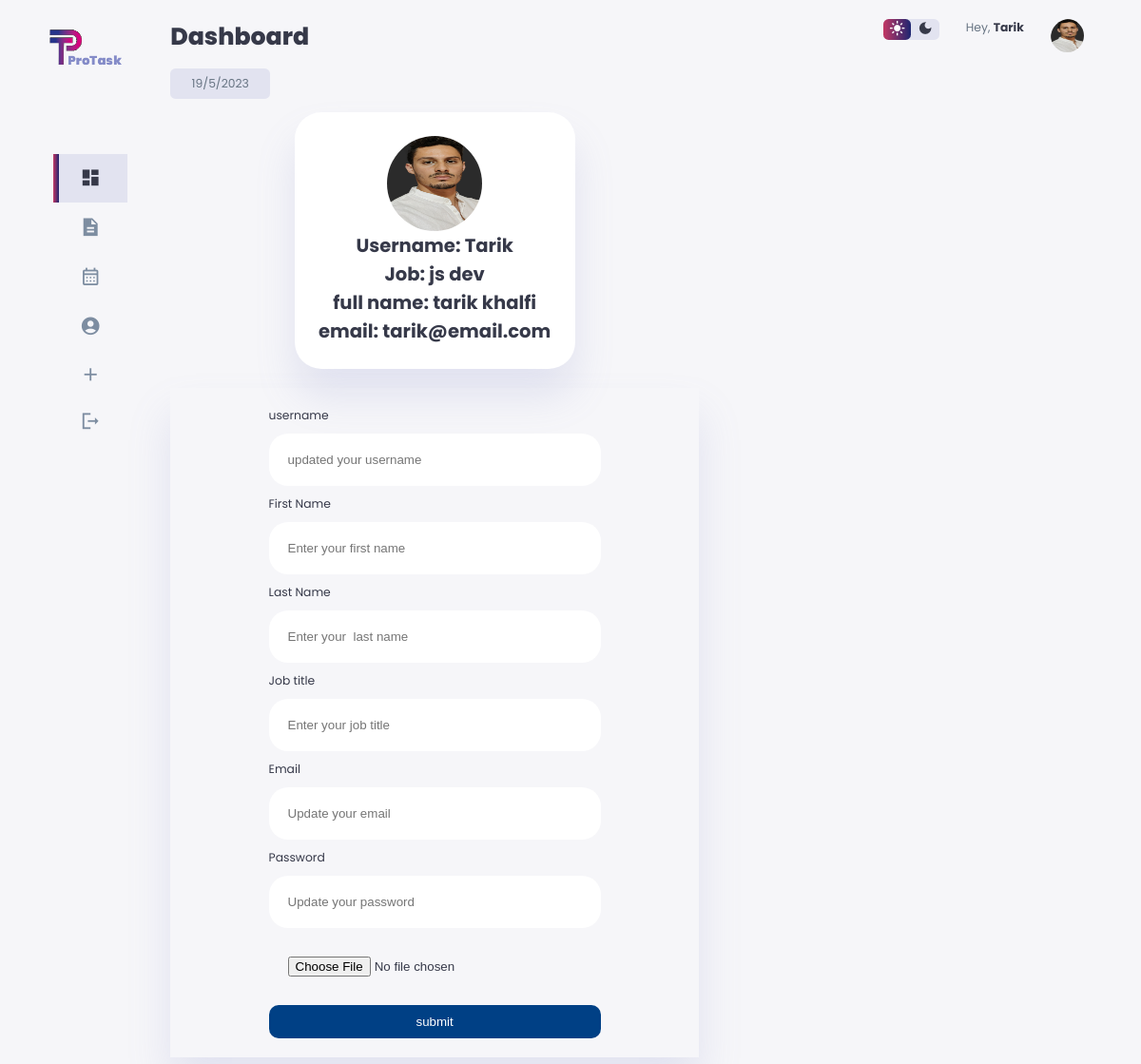
The app's page /profile/2 (signed in) with its own data.
### website/models.py (models this page shows, shortened)
class User(db.Model, UserMixin):
    id = db.Column(db.Integer(), primary_key=True)
    first_name = db.Column(db.String(20))
    last_name = db.Column(db.String(20))
    job = db.Column(db.String(20))
    username = db.Column(db.String(20), nullable=False, unique=True)
    email = db.Column(db.String(20), nullable=False, unique=True)
    password = db.Column(db.String(100), nullable=False)
    date_created = db.Column(db.DateTime(timezone=True), default=func.now())
    picture = db.Column(db.String())
    task = db.relationship('Task', backref='user', passive_deletes=True)
    comment = db.relationship('Comment', backref='user', passive_deletes=True)

### website/views.py (the view, shortened to what this page needs)
@views.route("/profile/<id>", methods=["POST", "GET"])
@login_required
def profile(id):
    profile = User.query.get_or_404(id)
    return render_template("profile.html", user=current_user, id=current_user.id)

### website/views.py
class SearchForm(FlaskForm):
    searched = StringField("Searched", validators=[DataRequired()])
    submit = SubmitField("Submit")

### website/views.py (called while the page is built)
@ views.context_processor
def base():
    form = SearchForm()
    return dict(form=form)

### website/templates/profile.html (shortened to what this page needs)
<!DOCTYPE html>
<html lang="en">
<head>
    <link rel="stylesheet" href="{{url_for('static',filename='Css/style.css')}}">
</head>
<body>
    <div class="container">
        <aside>
            <div class="top">
                <div class="logo">
                    <img src="{{url_for('static',filename='images/logo1.png')}}" alt="Logo" />
                </div>
            </div>
            <div class="sidebar">
                <a href="/dashboard" class="active">
                    <span class="material-icons-sharp"> dashboard </span>
                </a>
                <a href="/description/{{current_user.id}}">
                    <span class="material-icons-sharp">description</span>
                </a>
                <a href="/calendar">
                    <span class="material-symbols-outlined">
                    </span>
                </a>
                <a href="/profile/{{current_user.id}}">
                    <span class="material-icons-sharp">account_circle</span>
                </a>
                <a href="/tasks">
                    <span class="material-icons-sharp"> add </span>
                </a>
                <a href="/logout"><span class="material-icons-sharp">logout</span>
                </a>
            </div>
        </aside>
        <main>
            <h1>Dashboard</h1>
            <div class="date">
                <p id="date"></p>
            </div>
            <div class="wide">
                <div class="insights profile-page">
                    <div class="sales">
                        {%if user.picture%}
                        <img class="profile_picture"
                            src='{{url_for("static",filename="/images/profile_pictures/"+user.picture)}}' alt="">
                        {%else%}
                        <span class="material-icons-sharp">account_circle</span>
                        {%endif%}
                        <div class=" middle">
                            <div class="left">
                                <h2>Username: {{user.username}}</h2>
                                <h2>Job: {{user.job}}</h2>
                                <h2>full name: {{user.first_name}} {{user.last_name}}</h2>
                                <h2>email: {{user.email}}</h2>
                            </div>
                        </div>
                    </div>
                </div>
                <div class="update-form">
                    <form action="" enctype="multipart/form-data" method="POST">
                        <label for="username">
                            username
                        </label>
                        <input type="text" name="username" placeholder="updated your username" required>
                        <label for="first name">
                            First Name
                        </label>
                        <input type="text" name="first_name" placeholder="Enter your first name" required>
                        <label for="last name">
                            Last Name
                        </label>
                        <input type="text" name="last_name" placeholder="Enter your  last name" required>
                        <label for="job">
                            Job title
                        </label>
                        <input type="text" name="job" placeholder="Enter your job title" required>
                        <label for="email">
                            Email
                        </label>
                        <input type="email" name="email" placeholder="Update your email" required>
                        <label for="password">
                            Password
                        </label>
                        <input type="password" name="password" placeholder="Update your password" required>
                        <input type="file" name="picture">
                        <button class="submit-profile">submit</button>
                    </form>
                </div>
            </div>
        </main>
        <div class=" right">
            <div class="top">
                <div class="theme-toggler">
                    <span class="material-icons-sharp active" id='light'> light_mode </span>
                    <span class="material-icons-sharp" id='dark'> dark_mode </span>
                </div>
                <div class="profile ">
                    <div class="info">
                        <p>Hey, <b>{{user.username}}</b> </p>
                    </div>
                    {%if user.picture%}
                    <div class="profile-photo">
                        <img class="profile_picture_bar"
                            src='{{url_for("static",filename="/images/profile_pictures/"+user.picture)}}' alt="">
                        {%else%}
                        <span class="material-icons-sharp">account_circle</span>
                        {%endif%}
                    </div>
                </div>
            </div>
        </div>
</body>
</html>

### records on screen
User: picture (picture), username "Tarik", job "js dev", first_name "tarik", last_name "khalfi", email "tarik@email.com"
